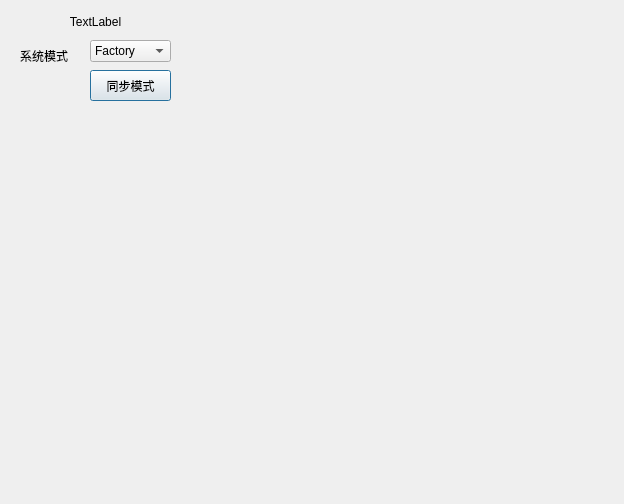
<?xml version="1.0" encoding="UTF-8"?>
<ui version="4.0">
 <class>Dialog</class>
 <widget class="QDialog" name="Dialog">
  <property name="windowModality">
   <enum>Qt::NonModal</enum>
  </property>
  <property name="geometry">
   <rect>
    <x>0</x>
    <y>0</y>
    <width>624</width>
    <height>504</height>
   </rect>
  </property>
  <property name="windowTitle">
   <string>Factory_Mode</string>
  </property>
  <widget class="QPushButton" name="pB_System">
   <property name="geometry">
    <rect>
     <x>90</x>
     <y>70</y>
     <width>81</width>
     <height>31</height>
    </rect>
   </property>
   <property name="text">
    <string>同步模式</string>
   </property>
  </widget>
  <widget class="QComboBox" name="comboBox">
   <property name="geometry">
    <rect>
     <x>90</x>
     <y>40</y>
     <width>81</width>
     <height>22</height>
    </rect>
   </property>
   <item>
    <property name="text">
     <string>Factory</string>
    </property>
   </item>
   <item>
    <property name="text">
     <string>Init_Err</string>
    </property>
   </item>
   <item>
    <property name="text">
     <string>Init_OK</string>
    </property>
   </item>
   <item>
    <property name="text">
     <string>Auto_Config</string>
    </property>
   </item>
   <item>
    <property name="text">
     <string>Auto_Ready</string>
    </property>
   </item>
   <item>
    <property name="text">
     <string>Auto_Warmming</string>
    </property>
   </item>
   <item>
    <property name="text">
     <string>Auto_WarmUp</string>
    </property>
   </item>
   <item>
    <property name="text">
     <string>Auto_Running</string>
    </property>
   </item>
   <item>
    <property name="text">
     <string>Auto_End</string>
    </property>
   </item>
  </widget>
  <widget class="QLabel" name="label">
   <property name="geometry">
    <rect>
     <x>20</x>
     <y>50</y>
     <width>54</width>
     <height>12</height>
    </rect>
   </property>
   <property name="text">
    <string>系统模式</string>
   </property>
  </widget>
  <widget class="QLabel" name="label_mode">
   <property name="geometry">
    <rect>
     <x>20</x>
     <y>12</y>
     <width>151</width>
     <height>20</height>
    </rect>
   </property>
   <property name="text">
    <string>TextLabel</string>
   </property>
   <property name="alignment">
    <set>Qt::AlignCenter</set>
   </property>
  </widget>
 </widget>
 <resources/>
 <connections/>
</ui>
